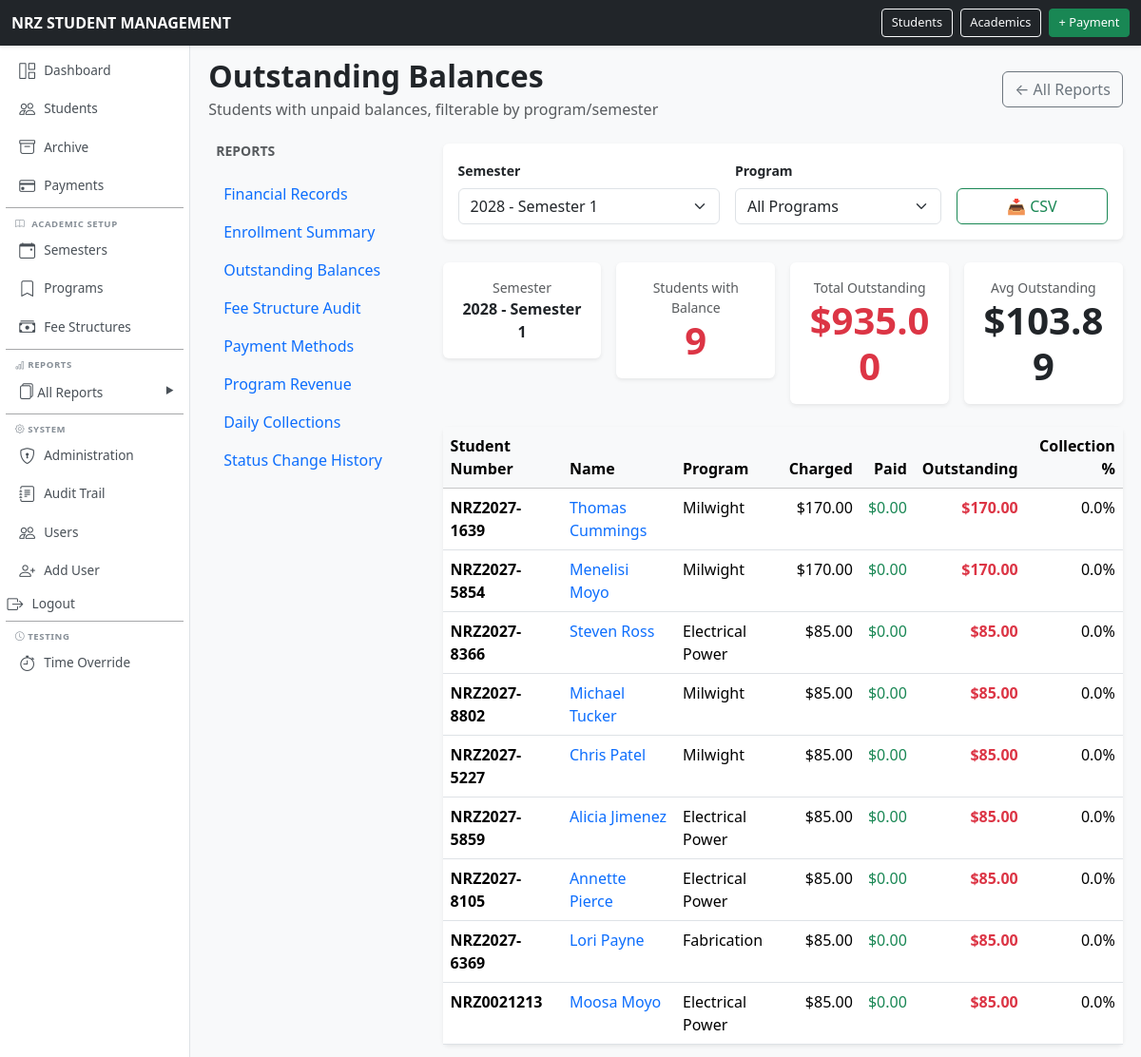
Screenshot of /reports/outstanding/ (signed in) with the database file from the repository.
### school/models.py (models this page shows, shortened)
class Semester(models.Model):
    PERIOD_CHOICES = [
        (1, "Semester Period 1"),
        (2, "Semester Period 2"),
    ]
    academic_year = models.ForeignKey(
        AcademicYear,
        on_delete=models.PROTECT,
        related_name="semesters",
    )
    number = models.PositiveSmallIntegerField(
        choices=PERIOD_CHOICES,
    )
    start_date = models.DateField()
    end_date = models.DateField()
    class Meta:
        ordering = ["-academic_year__name", "number"]
        constraints = [
            models.UniqueConstraint(
                fields=["academic_year", "number"],
                name="unique_semester_period_per_year",
            ),
        ]
    def __str__(self):
        return f"{self.academic_year.name} - Semester {self.number}"

class AcademicYear(models.Model):
    name = models.CharField(
        max_length=20,
        unique=True,
    )
    start_date = models.DateField()
    end_date = models.DateField()
    is_current = models.BooleanField(
        default=False,
    )
    class Meta:
        ordering = ["-name"]
        constraints = [
            models.UniqueConstraint(
                fields=["is_current"],
                condition=Q(is_current=True),
                name="only_one_current_academic_year",
            ),
        ]

class Student(models.Model):
    ACTIVE = "ACTIVE"
    DEFERRED = "DEFERRED"
    WITHDRAWN = "WITHDRAWN"
    COMPLETED = "COMPLETED"
    STATUS_CHOICES = [
        (ACTIVE, "Active"),
        (DEFERRED, "Deferred"),
        (WITHDRAWN, "Withdrawn"),
        (COMPLETED, "Completed"),
    ]
    student_number = models.CharField(
        max_length=30,
        unique=True,
    )
    first_name = models.CharField(
        max_length=100,
    )
    national_id = models.CharField(
        max_length=100,
    )
    last_name = models.CharField(
        max_length=100,
    )
    date_of_birth = models.DateField(
        null=True,
        blank=True,
    )
    gender = models.CharField(
        max_length=20,
        blank=True,
    )
    guardian_name = models.CharField(
        max_length=150,
        blank=True,
    )
    guardian_phone = models.CharField(
        max_length=30,
        blank=True,
    )
    student_phone = models.CharField(
        max_length=30,
        blank=True ,
    )
    address = models.TextField(
        blank=True,
    )
    program = models.ForeignKey(
        Program,
        on_delete=models.PROTECT,
        related_name="students",
    )
    intake_year = models.ForeignKey(
        AcademicYear,
        on_delete=models.PROTECT,
        related_name="students",
    )
    status = models.CharField(
        max_length=20,
        choices=STATUS_CHOICES,
        default=ACTIVE,
    )
    created_at = models.DateTimeField(
        auto_now_add=True,
    )
    class Meta:
        ordering = [
            "last_name",
            "first_name",
        ]
        permissions = [
            ("can_view_financial_reports", "Can view financial reports"),
            ("can_view_outstanding_reports", "Can view outstanding balances"),
            ("can_record_payments", "Can record payments"),
        ]

class Program(models.Model):
    CATEGORY_CHOICES = [
        ("NC", "National Certificate"),
        ("NQ", "National Qualification"),
        ("OTHER", "Other"),
    ]
    code = models.CharField(
        max_length=30,
        unique=True,
    )
    name = models.CharField(
        max_length=150,
        unique=True,
    )
    description = models.TextField(
        blank=True,
    )
    duration_years = models.PositiveSmallIntegerField()
    category = models.CharField(
        max_length=10,
        choices=CATEGORY_CHOICES,
        default="OTHER",
    )
    active = models.BooleanField(
        default=True,
    )
    class Meta:
        ordering = ["name"]

### school/views.py (the view, shortened to what this page needs)
# urls.py: path("reports/outstanding/", views.outstanding_report, name="outstanding_report"),
@permission_required("school.can_view_outstanding_reports", raise_exception=True)
def outstanding_report(request):
    today = get_current_date()
    current_semester = Semester.objects.filter(
        start_date__lte=today, end_date__gte=today
    ).first()
    semester = _get_filtered_semester(request, current_semester)
    program_filter = _get_filtered_program(request)
    export_format = request.GET.get("format")
    students_qs = outstanding_students(semester)
    if program_filter:
        students_qs = students_qs.filter(program=program_filter)
    from django.core.paginator import Paginator
    paginator = Paginator(students_qs, 25)
    page_obj = paginator.get_page(request.GET.get("page"))
    total_charged = sum(s.charged or Decimal("0") for s in students_qs)
    total_paid = sum(s.paid or Decimal("0") for s in students_qs)
    total_outstanding = total_charged - total_paid
    avg_outstanding = (total_outstanding / students_qs.count()) if students_qs.count() > 0 else Decimal("0")
    all_semesters = Semester.objects.select_related("academic_year").order_by(
        "-academic_year__name", "number"
    )
    all_programs = Program.objects.filter(active=True).order_by("name")
    context = {
        "semester": semester,
        "page_obj": page_obj,
        "program_filter": program_filter,
        "all_semesters": all_semesters,
        "all_programs": all_programs,
        "today": today,
        "total_charged": total_charged,
        "total_paid": total_paid,
        "total_outstanding": total_outstanding,
        "avg_outstanding": avg_outstanding,
        "total_students": students_qs.count(),
        "report": next((r for r in REPORTS if r["view"] == "outstanding_report"), None),
        "reports": REPORTS,
    }
    return render(request, "school/reports/outstanding.html", context)

### school/context_processors.py (called while the page is built)
def time_override_enabled(request):
    return {
        'ENABLE_TIME_OVERRIDE': getattr(settings, 'ENABLE_TIME_OVERRIDE', False)
    }

### school/models.py (called while the page is built)
def outstanding_students(semester, limit=None):
    from django.db.models import F, Q
    from django.db.models.functions import Coalesce
    students = Student.objects.filter(
        enrollments__semester=semester,
        enrollments__status=Enrollment.ACTIVE,
    ).annotate(
        charged=Coalesce(Sum(
            "charges__amount",
            filter=Q(charges__fee_item__fee_structure__semester=semester),
        ), Decimal("0")),
        paid=Coalesce(Sum(
            "payments__amount",
            filter=Q(payments__semester=semester),
        ), Decimal("0")),
    ).filter(
        charged__gt=F("paid")
    ).order_by("-charged")
    if limit:
        students = students[:limit]
    return students

    @classmethod
    def get_frozen_time(cls):
        obj = cls.objects.first()
        return obj.frozen_datetime if obj else None

### school/templatetags/school_tags.py (called while the page is built)
@register.filter
def sub(value, arg):
    try:
        return value - arg
    except (ValueError, TypeError):
        return value

@register.filter
def mul(value, arg):
    try:
        return value * arg
    except (ValueError, TypeError):
        return value

@register.filter
def div(value, arg):
    try:
        if arg == 0:
            return 0
        return value / arg
    except (ValueError, TypeError):
        return value

### school/utils/time_utils.py (called while the page is built)
def get_current_datetime():
    if getattr(settings, 'ENABLE_TIME_OVERRIDE', False):
        from school.models import TimeOverride
        frozen = TimeOverride.get_frozen_time()
        if frozen is not None:
            if timezone.is_naive(frozen):
                frozen = timezone.make_aware(frozen)
            return frozen
    return timezone.now()

def get_current_date():
    return get_current_datetime().date()

### school/views.py (called while the page is built, shortened)
def _get_filtered_semester(request, default_semester=None):
    today = get_current_date()
    semester_id = request.GET.get("semester")
    if semester_id:
        try:
            return Semester.objects.select_related("academic_year").get(pk=semester_id)
        except Semester.DoesNotExist:
            pass
    if default_semester:
        return default_semester

def _get_filtered_program(request):
    program_id = request.GET.get("program")
    if program_id:
        try:
            return Program.objects.get(pk=program_id)
        except Program.DoesNotExist:
            pass
    return None

### templates/school/reports/outstanding.html (shortened to what this page needs)
{% extends "school/reports/_base.html" %}
{% load school_tags %}
{% block report_content %}
<form method="get" class="card border-0 shadow-sm mb-4 filter-form print-hidden">
    <div class="card-body">
        <div class="row g-3 align-items-end flex-wrap">
            <div class="col-12 col-md-5">
                <label class="form-label fw-semibold small">Semester</label>
                <select name="semester" class="form-select" onchange="this.form.submit()">
                    {% for s in all_semesters %}
                    <option value="{{ s.pk }}" {% if semester and semester.pk == s.pk %}selected{% endif %}>
                        {{ s }}
                    </option>
                    {% endfor %}
                </select>
            </div>
            <div class="col-12 col-md-4">
                <label class="form-label fw-semibold small">Program</label>
                <select name="program" class="form-select" onchange="this.form.submit()">
                    <option value="">All Programs</option>
                </select>
            </div>
            <div class="col-12 col-md-3">
                <div class="d-flex gap-2">
                    <a href="?format=csv{% if semester %}&semester={{ semester.pk }}{% endif %}{% if program_filter %}&program={{ program_filter.pk }}{% endif %}"
                       class="btn btn-outline-success w-100">
                        📥 CSV
                    </a>
                </div>
            </div>
        </div>
    </div>
</form>
{% if semester %}
<div class="row g-3 mb-4">
    <div class="col-6 col-md-3">
        <div class="card border-0 shadow-sm text-center p-3">
            <div class="text-muted small">Semester</div>
            <div class="fw-bold">{{ semester }}</div>
        </div>
    </div>
    <div class="col-6 col-md-3">
        <div class="card border-0 shadow-sm text-center p-3">
            <div class="text-muted small">Students with Balance</div>
            <div class="display-6 fw-bold text-danger">{{ total_students }}</div>
        </div>
    </div>
    <div class="col-6 col-md-3">
        <div class="card border-0 shadow-sm text-center p-3">
            <div class="text-muted small">Total Outstanding</div>
            <div class="display-6 fw-bold text-danger">
                ${{ total_outstanding|floatformat:2 }}
            </div>
        </div>
    </div>
<div class="col-6 col-md-3">
            <div class="card border-0 shadow-sm text-center p-3">
                <div class="text-muted small">Avg Outstanding</div>
                <div class="display-6 fw-bold">
                    ${{ avg_outstanding|floatformat:2 }}
                </div>
            </div>
        </div>
</div>
{% endif %}
<div class="card border-0 shadow-sm">
    <div class="card-body p-0">
        <div class="table-responsive">
            <table class="table table-hover mb-0">
                <thead class="table-light">
                    <tr>
                        <th>Student Number</th>
                        <th>Name</th>
                        <th>Program</th>
                        <th class="text-end">Charged</th>
                        <th class="text-end">Paid</th>
                        <th class="text-end">Outstanding</th>
                        <th class="text-end">Collection %</th>
                    </tr>
                </thead>
                <tbody>
                    {% for student in page_obj %}
                    {% with charged=student.charged|default:0 paid=student.paid|default:0 %}
                    <tr>
                        <td class="fw-bold">{{ student.student_number }}</td>
                        <td>
                            <a href="{% url 'student_detail' student.pk %}" class="text-decoration-none">
                                {{ student.first_name }} {{ student.last_name }}
                            </a>
                        </td>
                        <td>{{ student.program.name }}</td>
                        <td class="text-end">${{ charged|floatformat:2 }}</td>
                        <td class="text-end text-success">${{ paid|floatformat:2 }}</td>
                        <td class="text-end {% if charged|sub:paid > 0 %}text-danger fw-bold{% else %}text-success{% endif %}">
                            ${{ charged|sub:paid|floatformat:2 }}
                        </td>
                        <td class="text-end">
                            {% if charged > 0 %}
                                {{ paid|div:charged|mul:100|floatformat:1 }}%
                            {% else %}
                                0%
                            {% endif %}
                        </td>
                    </tr>
                    {% endwith %}
                    {% empty %}
                    <tr>
                        <td colspan="7" class="text-center text-muted py-4">
                            No students with outstanding balances{% if semester %} for {{ semester }}{% endif %}.
                        </td>
                    </tr>
                    {% endfor %}
                </tbody>
            </table>
        </div>
    </div>
</div>
{% endblock %}

### templates/base.html (style rules this page uses)
body { margin: 0; padding: 0; background-color: #f8f9fa; }

### rows the page displays
Semester: academic_year+number "2028 - Semester 1"
Student: student_number "NRZ2027-1639", first_name "Thomas", last_name "Cummings", program.name "Milwight", value "170.00", value "0.00", value "0.0"
Student: student_number "NRZ2027-5854", first_name "Menelisi", last_name "Moyo", program.name "Milwight", value "170.00", value "0.00", value "0.0"
Student: student_number "NRZ2027-8366", first_name "Steven", last_name "Ross", program.name "Electrical Power", value "85.00", value "0.00", value "0.0"
Student: student_number "NRZ2027-8802", first_name "Michael", last_name "Tucker", program.name "Milwight", value "85.00", value "0.00", value "0.0"
Student: student_number "NRZ2027-5227", first_name "Chris", last_name "Patel", program.name "Milwight", value "85.00", value "0.00", value "0.0"
Student: student_number "NRZ2027-5859", first_name "Alicia", last_name "Jimenez", program.name "Electrical Power", value "85.00", value "0.00", value "0.0"
Student: student_number "NRZ2027-8105", first_name "Annette", last_name "Pierce", program.name "Electrical Power", value "85.00", value "0.00", value "0.0"
Student: student_number "NRZ2027-6369", first_name "Lori", last_name "Payne", program.name "Fabrication", value "85.00", value "0.00", value "0.0"
Student: student_number "NRZ0021213", first_name "Moosa", last_name "Moyo", program.name "Electrical Power", value "85.00", value "0.00", value "0.0"

### other values shown
{{ report.name }} "Outstanding Balances"
{{ report.desc }} "Students with unpaid balances, filterable by program/semester"
{{ r.name }} "Financial Records" "Enrollment Summary" "Outstanding Balances" "Fee Structure Audit" "Payment Methods" "Program Revenue" "Daily Collections" "Status Change History"
{{ total_students }} "9"
{{ total_outstanding|floatformat:2 }} "935.00"
{{ avg_outstanding|floatformat:2 }} "103.89"
form field semester "2028 - Semester 1"
